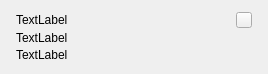
<?xml version="1.0" encoding="UTF-8"?>
<ui version="4.0">
 <class>ErrorNotification</class>
 <widget class="QWidget" name="ErrorNotification">
  <property name="geometry">
   <rect>
    <x>0</x>
    <y>0</y>
    <width>268</width>
    <height>74</height>
   </rect>
  </property>
  <property name="windowTitle">
   <string>Form</string>
  </property>
  <layout class="QVBoxLayout" name="verticalLayout" stretch="0,1,0">
   <property name="spacing">
    <number>0</number>
   </property>
   <property name="leftMargin">
    <number>16</number>
   </property>
   <property name="topMargin">
    <number>12</number>
   </property>
   <property name="rightMargin">
    <number>16</number>
   </property>
   <property name="bottomMargin">
    <number>12</number>
   </property>
   <item>
    <layout class="QHBoxLayout" name="horizontalLayout" stretch="1,0">
     <item>
      <widget class="QLabel" name="headerLabel">
       <property name="text">
        <string>TextLabel</string>
       </property>
      </widget>
     </item>
     <item>
      <widget class="QPushButton" name="closeBtn">
       <property name="sizePolicy">
        <sizepolicy hsizetype="Fixed" vsizetype="Fixed">
         <horstretch>0</horstretch>
         <verstretch>0</verstretch>
        </sizepolicy>
       </property>
       <property name="minimumSize">
        <size>
         <width>16</width>
         <height>16</height>
        </size>
       </property>
       <property name="maximumSize">
        <size>
         <width>16</width>
         <height>16</height>
        </size>
       </property>
       <property name="baseSize">
        <size>
         <width>16</width>
         <height>16</height>
        </size>
       </property>
       <property name="text">
        <string/>
       </property>
       <property name="icon">
        <iconset resource="../../../resource.qrc">
         <normaloff>:/resource/icons/icon_cross_white.png</normaloff>:/resource/icons/icon_cross_white.png</iconset>
       </property>
      </widget>
     </item>
    </layout>
   </item>
   <item>
    <widget class="QLabel" name="textLabel">
     <property name="text">
      <string>TextLabel</string>
     </property>
     <property name="wordWrap">
      <bool>true</bool>
     </property>
    </widget>
   </item>
   <item>
    <widget class="QLabel" name="errorLabel">
     <property name="text">
      <string>TextLabel</string>
     </property>
    </widget>
   </item>
  </layout>
 </widget>
 <resources>
  <include location="../../../resource.qrc"/>
 </resources>
 <connections/>
</ui>
